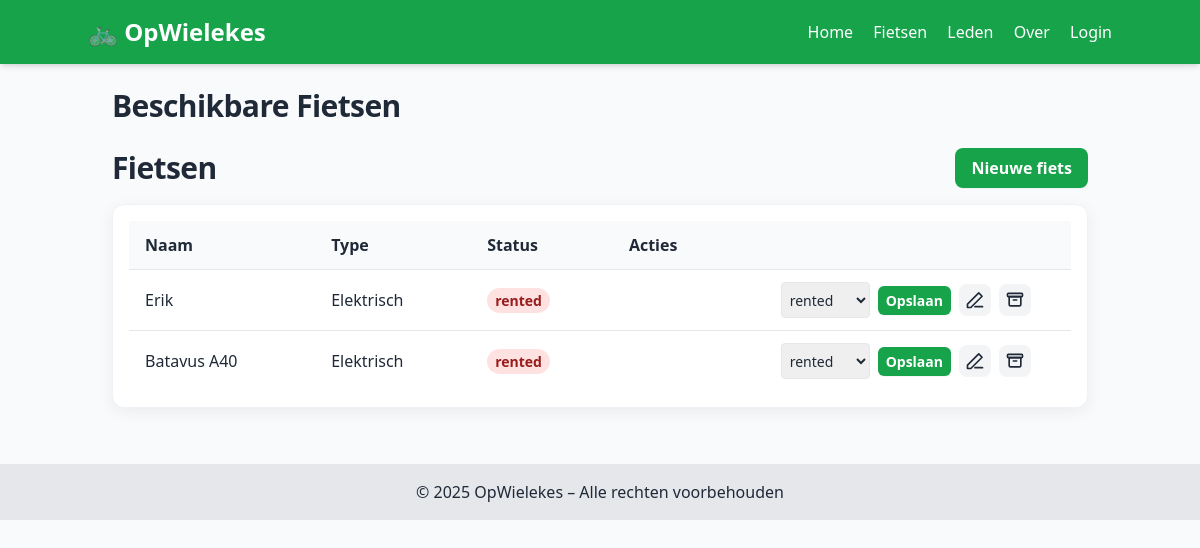
The app's page /bikes with its own data.
### models.py (models this page shows)
class Bike(db.Model):
    __tablename__ = 'bike'
    bike_id = db.Column(db.String, primary_key=True, default=gen_uuid)
    created_at = db.Column(db.DateTime, default=datetime.utcnow)
    name = db.Column(db.String(120), nullable=False)
    type = db.Column(db.String(80))
    status = db.Column(db.String(20), default='available')  # available | rented | repair
    archived = db.Column(db.Boolean, default=False)

### routes.py (the view)
@main.route('/bikes')
def bike_list():
    query = Bike.query.filter_by(archived=False)
    bikes = query.order_by(Bike.created_at.desc()).all()
    return render_template('bikes.html', bikes=bikes)

### templates/bikes.html (shortened to what this page needs)
{% extends "base.html" %}
{% block content %}
<h2 class="section-title text-2xl md:text-3xl font-semibold mb-6">Beschikbare Fietsen</h2>
<div class="flex items-center justify-between mb-4">
  <h2 class="section-title text-2xl md:text-3xl font-semibold">Fietsen</h2>
  <a href="{{ url_for('main.bikes_new') }}" class="btn btn-primary">Nieuwe fiets</a>
</div>
<div class="card w-full p-4">
  <table class="w-full text-left">
    <thead class="bg-gray-50">
      <tr>
        <th class="py-3 px-4">Naam</th>
        <th class="py-3 px-4">Type</th>
        <th class="py-3 px-4">Status</th>
        <th class="py-3 px-4 pr-6">Acties</th>
      </tr>
    </thead>
    <tbody>
      {% for b in bikes %}
      <tr class="border-t">
        <td class="py-3 px-4 font-medium">{{ b.name }}</td>
        <td class="py-3 px-4">{{ b.type or '-' }}</td>
        <td class="py-3 px-4">
          <span class="badge {% if b.status == 'available' %}badge-success{% else %}badge-danger{% endif %}">{{ b.status }}</span>
        </td>
        <td class="py-3 px-4">
          <div class="flex items-center justify-end gap-2 flex-nowrap pr-6">
            <form method="POST" action="{{ url_for('main.bikes_status', bike_id=b.bike_id) }}" class="flex items-center gap-2 shrink-0">
              <select name="status" class="border rounded p-1 text-sm h-9 w-auto">
                <option value="rented" {{ 'selected' if b.status=='rented' else '' }}>rented</option>
              </select>
              <button class="btn btn-primary btn-sm">Opslaan</button>
            </form>
            <a class="icon-btn tooltip shrink-0" data-tooltip="Bewerken" href="{{ url_for('main.bikes_edit', bike_id=b.bike_id) }}" aria-label="Bewerken" title="Bewerken">
              <svg width="20" height="20" viewBox="0 0 24 24" fill="none" stroke="currentColor" stroke-width="2" stroke-linecap="round" stroke-linejoin="round">
                <path d="M12 20h9"/>
                <path d="M16.5 3.5l4 4L7 21H3v-4L16.5 3.5z"/>
              </svg>
            </a>
            <form method="POST" action="{{ url_for('main.bikes_archive', bike_id=b.bike_id) }}" class="shrink-0">
              <button class="icon-btn tooltip" data-tooltip="Archiveren" aria-label="Archiveren" title="Archiveren">
                <svg width="20" height="20" viewBox="0 0 24 24" fill="none" stroke="currentColor" stroke-width="2" stroke-linecap="round" stroke-linejoin="round">
                  <rect x="3" y="4" width="18" height="4" rx="1"/>
                  <path d="M5 8h14v9a2 2 0 0 1-2 2H7a2 2 0 0 1-2-2V8z"/>
                  <path d="M10 12h4"/>
                </svg>
              </button>
            </form>
          </div>
        </td>
      </tr>
      {% else %}
      <tr>
        <td class="py-6 px-4 text-gray-600" colspan="4">Geen fietsen. Voeg een nieuwe fiets toe.</td>
      </tr>
      {% endfor %}
    </tbody>
  </table>
</div>
{% endblock %}

### static/css/styles.css (style rules this page uses)
:root { --brand: #16a34a; --brand-700: #15803d; --ink: #1f2937; --muted: #6b7280; --ring: rgba(22, 163, 74, 0.25); }
* { -webkit-tap-highlight-color: transparent; }
html { scroll-behavior: smooth; }
body { color: var(--ink); }
.card { background: #fff; border: 1px solid #eef2f7; border-radius: 0.75rem; box-shadow: 0 4px 16px rgba(2, 6, 23, 0.06); overflow: hidden; transition: transform 220ms ease, box-shadow 220ms ease, border-color 220ms ease; }
.btn { display: inline-flex; align-items: center; justify-content: center; gap: 0.5rem; padding: 0.5rem 1rem; border-radius: 0.5rem; font-weight: 600; transition: background-color 180ms ease, color 180ms ease, box-shadow 180ms ease, transform 120ms ease; box-shadow: 0 1px 0 rgba(0,0,0,0.04); }
.btn-primary { color: #fff; background: var(--brand); }
.btn-sm { padding: 0.25rem 0.5rem; font-size: 0.875rem; border-radius: 0.375rem; }
.icon-btn { width: 2rem; height: 2rem; padding: 0; display: inline-flex; align-items: center; justify-content: center; border-radius: 0.5rem; background: #f3f4f6; color: var(--ink); transition: background-color 160ms ease, color 160ms ease, box-shadow 160ms ease; }
.tooltip { position: relative; }
.tooltip::after { content: attr(data-tooltip); position: absolute; top: -36px; right: 0; padding: 4px 8px; background: #111827; color: #fff; border-radius: 0.375rem; font-size: 12px; line-height: 1; white-space: nowrap; opacity: 0; transform: translateY(6px); pointer-events: none; box-shadow: 0 6px 20px rgba(2,6,23,0.18); transition: opacity 120ms ease, transform 120ms ease; z-index: 50; }
.badge { display: inline-flex; align-items: center; padding: 0.125rem 0.5rem; border-radius: 9999px; font-size: 0.875rem; font-weight: 600; }
.badge-danger { color: #991b1b; background: #fee2e2; }
.section-title { letter-spacing: -0.02em; }

### records on screen
Bike: name "Erik", type "Elektrisch", status "rented"
Bike: name "Batavus A40", type "Elektrisch", status "rented"
